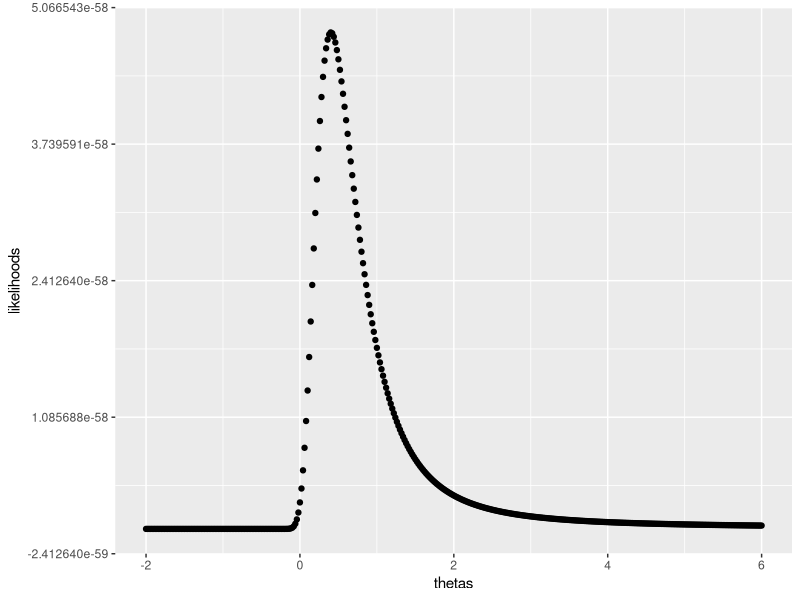
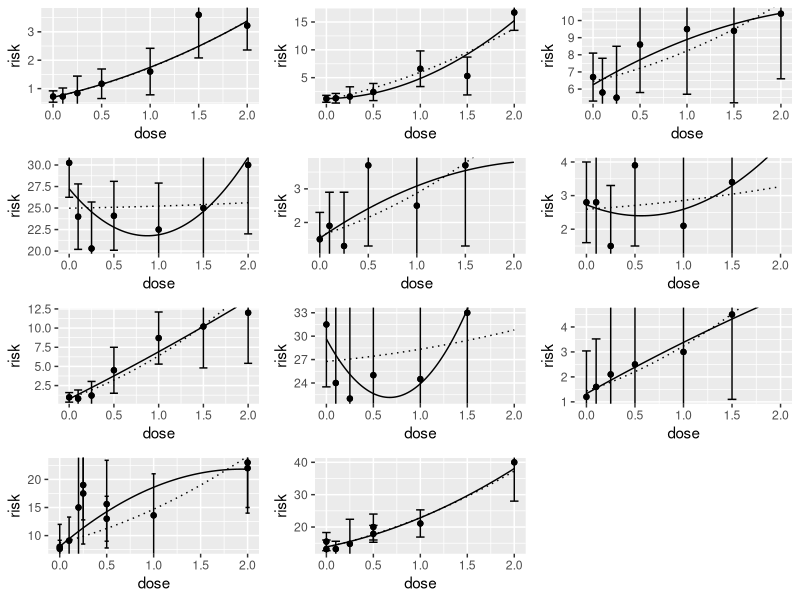
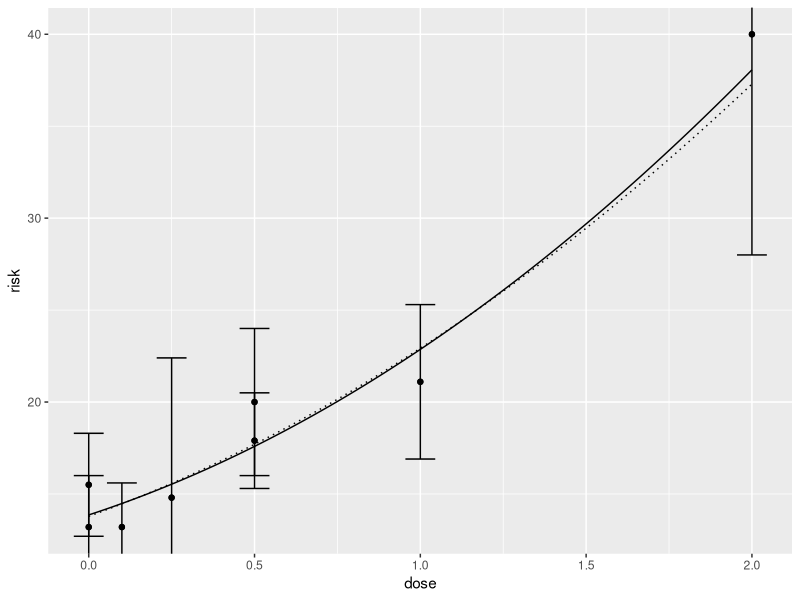
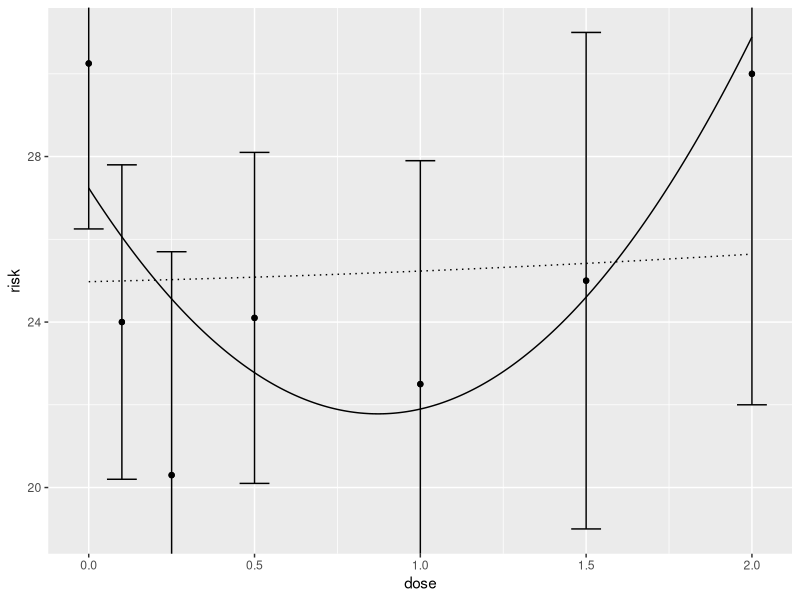
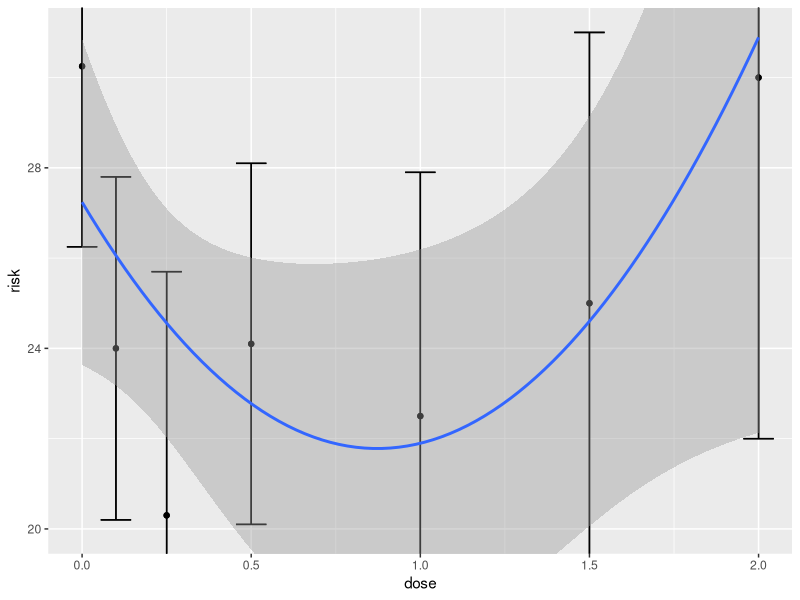
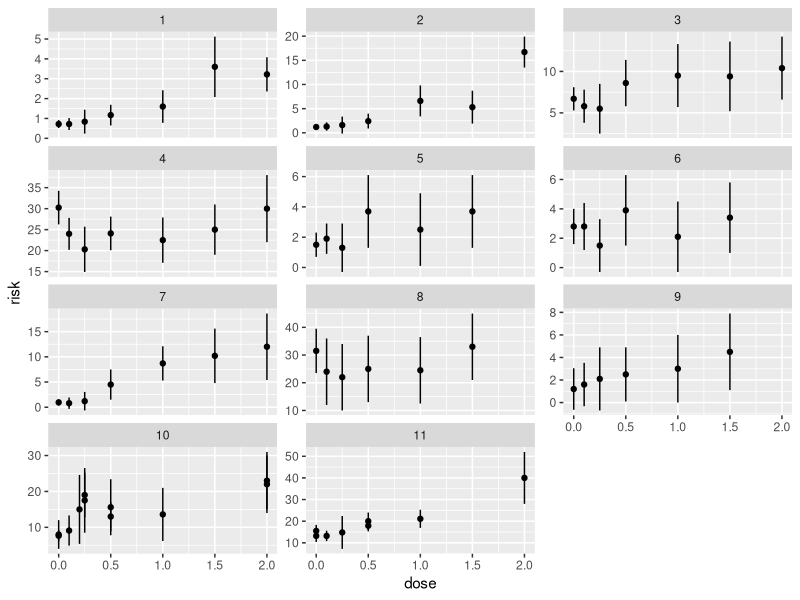
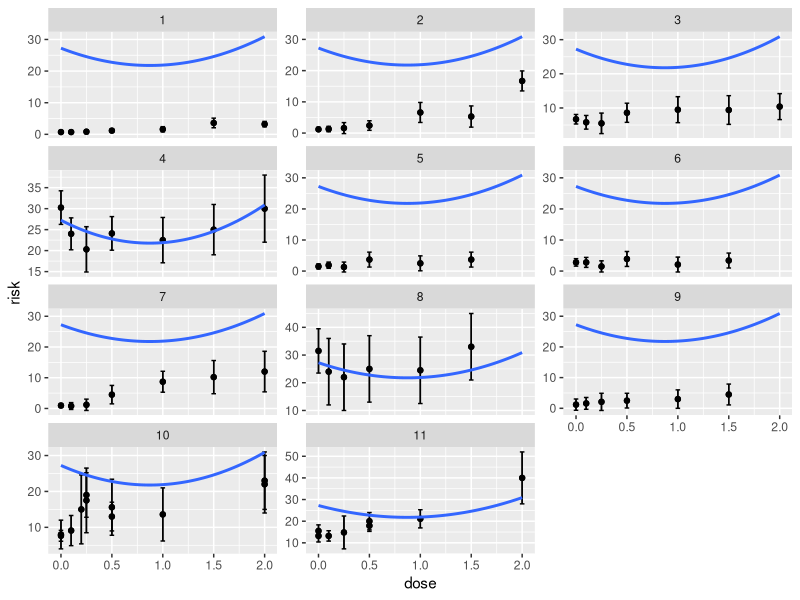

Write R code to recreate these figures, in order.

library(plyr)
library(dplyr)
library(ggplot2)
library(stats4)
library(gridExtra)

#after updating R I had an issue getting all 11 graphs, and 
#a warning that said "reached elapsed time limit" so I ran
#setTimeLimit(cpu = Inf, elapsed = Inf, transient = FALSE)
#https://stat.ethz.ch/R-manual/R-devel/library/base/html/setTimeLimit.html
#problem fixed!

#setwd("/Users/g-woloschak/Documents/janus/data")
#BEIR_VII_animal_data <- read.csv('Edwards_1992.csv')
setwd("/Users/g-woloschak/Documents")
BEIR_VII_animal_data <- read.csv('BEIR_VII_animal_data.csv')

data_to_plot <- BEIR_VII_animal_data[BEIR_VII_animal_data$protraction == "Acute" & 
                                           !is.na(BEIR_VII_animal_data$risk) &
                                           BEIR_VII_animal_data$dose <=2,]

#create for loop to get likelihood values for range of theta values
likelihood_values <- list()
o_range <- seq(-2, 6, .02)
for(i in 1:length(o_range)){
      o<- o_range[i]
      model_one_theta <- lm(risk ~ factor(facet) * I(dose+o*dose^2), 
                            data = data_to_plot, 
                            weights = (1/error^2))
      likelihood_values[i] <- logLik(model_one_theta)
}
#take list of likelihood values and put in a dataframe
df <- data.frame(matrix(unlist(likelihood_values), nrow=length(o_range), byrow=T))
#add theta values to dataframe
df$theta_values <- o_range
#label columns
colnames(df) <- c("likelihoods", "thetas")

#find 95% CI
bestloglik <- max(df$likelihoods, na.rm = TRUE)
minloglik <- bestloglik - qchisq(.95, 1)/2
min(df[df$likelihoods >= minloglik,][,2])
max(df[df$likelihoods >= minloglik,][,2])


#convert from log likelihood to likelihood
df$likelihoods <- exp(df$likelihoods)

#get row number of max likelihood value
row_number <- which(df$likelihoods == max(df$likelihoods, na.rm=TRUE))
#use row number to get best theta value
best_theta <- df[row_number, 2]
#plot profile likelihood
ggplot(df, aes(x=thetas, y = likelihoods)) + geom_point()

#use best theta for model that keeps one theta and figure out coeffients
#for each factor
model_best_theta <- lm(risk ~ factor(facet) * I(dose + best_theta*dose^2),
                       data = data_to_plot,
                       weights = 1/error^2)
#list of 11 intercepts then list of 11 coefficients of dose part
intercept_best_theta <- (model_best_theta$coefficients[1:11])
intercept_best_theta <- c(intercept_best_theta[1], intercept_best_theta[2:11] + intercept_best_theta[1])
coefficients_best_theta <- model_best_theta$coefficients[12:22]
coefficients_best_theta <- c(coefficients_best_theta[1], coefficients_best_theta[2:11] + coefficients_best_theta[1])

facets <- unique(data_to_plot$facet)
out <- NULL
for (i in 1:length(facets)){
      facet_i <- data_to_plot[data_to_plot$facet == i,]
 
      model <- lm(risk ~ dose + I(dose^2), 
                  data = facet_i,
                  weights = 1/error^2)
      coefficients <- model$coefficients
      predicted_xvalues <- as.data.frame(seq(from = 0, to = 2.0, by = .01))
      #acute = constant + alpha*(D + theta*Dose^2)
      acute_regression_data <- coefficients[1] + 
            coefficients[2] * predicted_xvalues + 
            coefficients[3] * predicted_xvalues^2
      data_acute_regression_plot <- as.data.frame(cbind(predicted_xvalues, acute_regression_data))
      names(data_acute_regression_plot) <- c("dose", "fit")
      ylim_i <- c(min(facet_i$risk)-.1, max(facet_i$risk)+.1)
      pi <- ggplot(facet_i, 
                   aes(x=dose, y = risk))
      pi <- pi + geom_point() + coord_cartesian(xlim = c(-.02, 2.02), ylim = ylim_i) 
      limits <- aes(ymax = risk + 2*error, ymin=risk - 2*error)
      pi <- pi + geom_errorbar(limits) + geom_point()
      pi <- pi + geom_path(data=data_acute_regression_plot, aes(dose, fit)) 
      
      
      #acute = constant + alpha*(Dose + best_theta*Dose^2)
      best_theta_data <- intercept_best_theta[i] + 
            coefficients_best_theta[i] * 
            (predicted_xvalues + best_theta * predicted_xvalues^2)
      best_theta_regression_plot <- as.data.frame(cbind(predicted_xvalues, best_theta_data))
      names(best_theta_regression_plot) <- c("dose", "fit")
      pi <- pi + geom_path(data=best_theta_regression_plot, aes(dose, fit), linetype = 3) 
      
      out[[i]] <- pi
}

do.call("grid.arrange", c(out, ncol=3))

out[11]

###### things I tried and learned from, but they are no longer needed ######
#also, test area for adding new ideas

facet9 <- BEIR_VII_animal_data[BEIR_VII_animal_data$facet == 4,]
facet9_acute <- facet9[facet9$protraction == "Acute" & facet9$dose <= 2,]

p1 <- ggplot(facet9_acute, 
             aes(x=dose, y = risk))
p1 <- p1 + geom_point() + coord_cartesian(xlim = c(-.02, 2.02), ylim = c(19, 31)) 
limits <- aes(ymax = risk + 2*error, ymin=risk - 2*error)
p1 <- p1 + geom_errorbar(limits) + geom_point()

model <- lm(risk ~ dose + I(dose^2), 
            data = facet9_acute,
            weights = 1/error^2)
coefficients <- model$coefficients
predicted_xvalues <- as.data.frame(seq(from = 0, to = 2.0, by = .01))
#acute = constant + alpha*(D + theta*Dose^2)
acute_regression_data <- coefficients[1] + 
      coefficients[2] * predicted_xvalues + 
      coefficients[3] * predicted_xvalues^2
data_acute_regression_plot <- as.data.frame(cbind(predicted_xvalues, acute_regression_data))
names(data_acute_regression_plot) <- c("dose", "fit")

best_theta <- .42
model_best_theta <- lm(risk ~ I(dose + best_theta*dose^2),
                       data = facet9_acute,
                       weights = 1/error^2)
coefficients_best_theta <- model_best_theta$coefficients

#acute = constant + alpha*(Dose + best_theta*Dose^2)
best_theta_data <- coefficients_best_theta[1] + 
      coefficients_best_theta[2] * (predicted_xvalues + best_theta * predicted_xvalues^2)
best_theta_regression_plot <- as.data.frame(cbind(predicted_xvalues, best_theta_data))
names(best_theta_regression_plot) <- c("dose", "fit")

p1 <- p1 + geom_path(data=data_acute_regression_plot, aes(dose, fit)) 
p1 <- p1 + geom_path(data=best_theta_regression_plot, aes(dose, fit), linetype = 3) 
p1

facet4 <- BEIR_VII_animal_data[BEIR_VII_animal_data$facet == 4 & 
                                     BEIR_VII_animal_data$protraction == "Acute" & 
                                     BEIR_VII_animal_data$dose <= 2 ,]
p4 <- ggplot(facet4, aes(x=dose, y = risk))
limits <- aes(ymax = risk + 2*error, ymin=risk - 2*error)
p4 <- p4 + geom_errorbar(limits) + geom_point()
p4 <- p4 + geom_errorbar(limits) + geom_point() + stat_smooth(method = glm, aes(weight = (1/facet4$error^2)), formula = y ~ x + I(x^2)) 
p4 <- p4 + coord_cartesian(xlim = c(0, 2), ylim = c(20, 31))
p4

p10_b2 <- ggplot(data_to_plot, aes(x=dose, y=risk)) + geom_point()
p10_b2 <- p10_b2 + facet_wrap( ~ facet, ncol=3, scales="free_y")
p10_b2 <- p10_b2 + geom_pointrange(aes(ymin=risk - error*2, ymax=risk + error*2), size = .05)
p10_b2
limits <- aes(ymax = risk + 2*error, ymin=risk - 2*error)
p10_b2 <- p10_b2 + geom_errorbar(limits) + geom_point()
p10_b2 <- p10_b2 + geom_smooth(data = data_acute_regression_plot, aes(dose,fit))
p10_b2

#factors work by just seperating them into different categories
data_test <- data_to_plot[data_to_plot$facet ==1,]
test_model <- lm(risk ~ I(dose+best_theta*dose^2), data = data_test, weights = 1/error^2)
